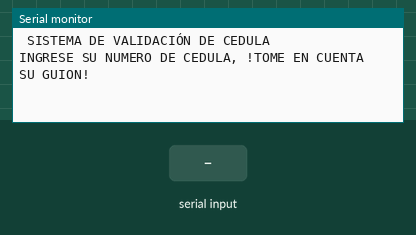
Simulated run of this sketch. Board: Arduino Uno, built with avr-gcc and run on an emulated ATmega328P. Parts: the last lines printed to the serial monitor. The inputs (shaded band) are chosen by the test bench.

Above: at 1.2 s.
1.3 s: "-" received over Serial
At 3.3 s:
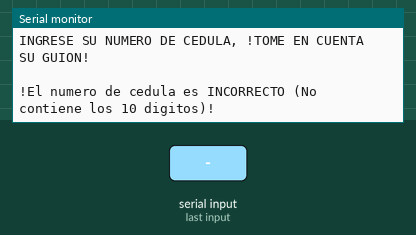
3.8 s: "90,45,200\n" received over Serial
At 5.9 s:
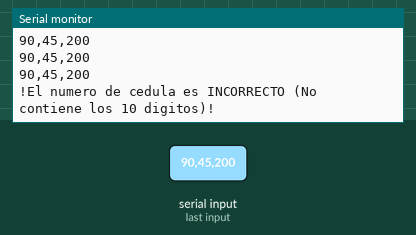
6.3 s: "90,45\n" received over Serial
At 8.2 s:
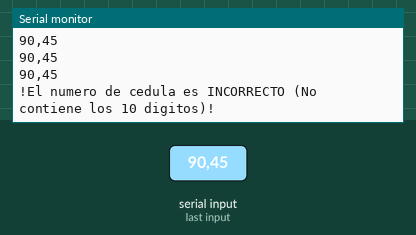
8.8 s: "90,45,200,10\n" received over Serial
At 10.3 s:
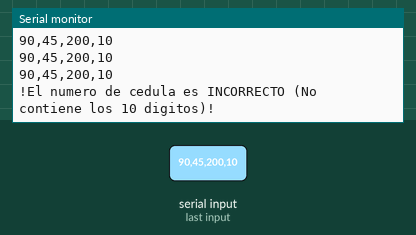
11.3 s: "5\n" received over Serial
At 13.5 s:
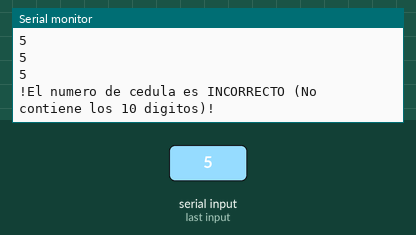
13.8 s: "1,90\n" received over Serial
At 16.2 s:
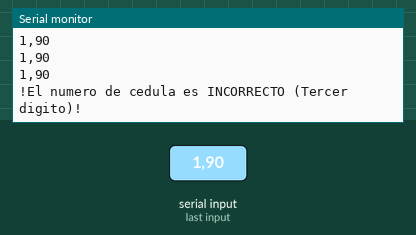

Measured:
- after the input at 1.3 s, the serial monitor: prints a new line after 1.0 s (image 1)
- after the input at 3.8 s, the serial monitor: prints a new line after 1.0 s (image 2)
- after the input at 6.3 s, the serial monitor: prints a new line after 1.0 s (image 3)
- after the input at 8.8 s, the serial monitor: prints a new line after 1.0 s (image 4)
- after the input at 11.3 s, the serial monitor: prints a new line after 1.0 s (image 5)
- after the input at 13.8 s, the serial monitor: prints a new line after 1.0 s (image 6)

The sketch:

ValidacionCedula.ino
```cpp
/*
 * UNIVERSIDAD TECNICA DEL NORTE
 * FICA
 * CIERCOM
 * SISTEMAS MICROPROCESADOS
 * MUGMAL JOSE LUIS
 */
String ced,entrada,a,b; // declaración de strings
int coef [] = {2, 1, 2, 1, 2, 1, 2, 1, 2};  //coeficientes de verificación
int dat = 0;
int total = 0;
int longitudCedula = 10;
int nProviancias = 24;
int tercerdigito = 6;

void setup() {
Serial.begin(9600);
Serial.println(" SISTEMA DE VALIDACIÓN DE CEDULA");
Serial.println("INGRESE SU NUMERO DE CEDULA, !TOME EN CUENTA SU GUION!");
}

void loop() {

  while(Serial.available()>0 ){
  entrada=Serial.readString();
  Serial.println(" ");
  a=entrada.substring(0,entrada.indexOf("-"));
  Serial.println(a);
    b=entrada.substring(entrada.indexOf("-")+1,entrada.length());
  Serial.println(b);
   ced=(a+b);
  Serial.println(ced);

  if (ced.length() == longitudCedula) {  // cuando el array cumple con el tamaño de 10
  int provincia = (ced.substring(0,2)).toInt(); // verificar los dos numero de la provincia
  int digitoTres = (ced.substring(2,3)).toInt();  // verificar el digito tercero

  if ((provincia > 0 && provincia <= nProviancias) && digitoTres < tercerdigito) {  //Comprueba si se cumplen las primeras condiciones
  int digitoVerificadorRecibido = (ced.substring(9,10)).toInt();
  for (int i = 0; i < 9; i++) {
  int valor = coef[i] * (ced.substring(i,i+1)).toInt();
  total = valor >= 10 ? total + (valor - 9) : total + valor;
                }
  int digitoVerificadorObtenido = (total % 10) > 0 ? 10 - (total % 10) : (total % 10);
  if (digitoVerificadorObtenido == digitoVerificadorRecibido) {
  Serial.println("!El numero de cedula ingresada es CORRECTO!");
  dat = -1;
  } else {
  Serial.println("!El numero de cedula ingresado esta INCORRECTO! vuelva  a ingresar");}
  } else {
  Serial.println("!El numero de cedula es INCORRECTO (Tercer digito)!");
            }
  } else {
  Serial.println("!El numero de cedula es INCORRECTO (No contiene los 10 digitos)!");
  }

  }

}
```
